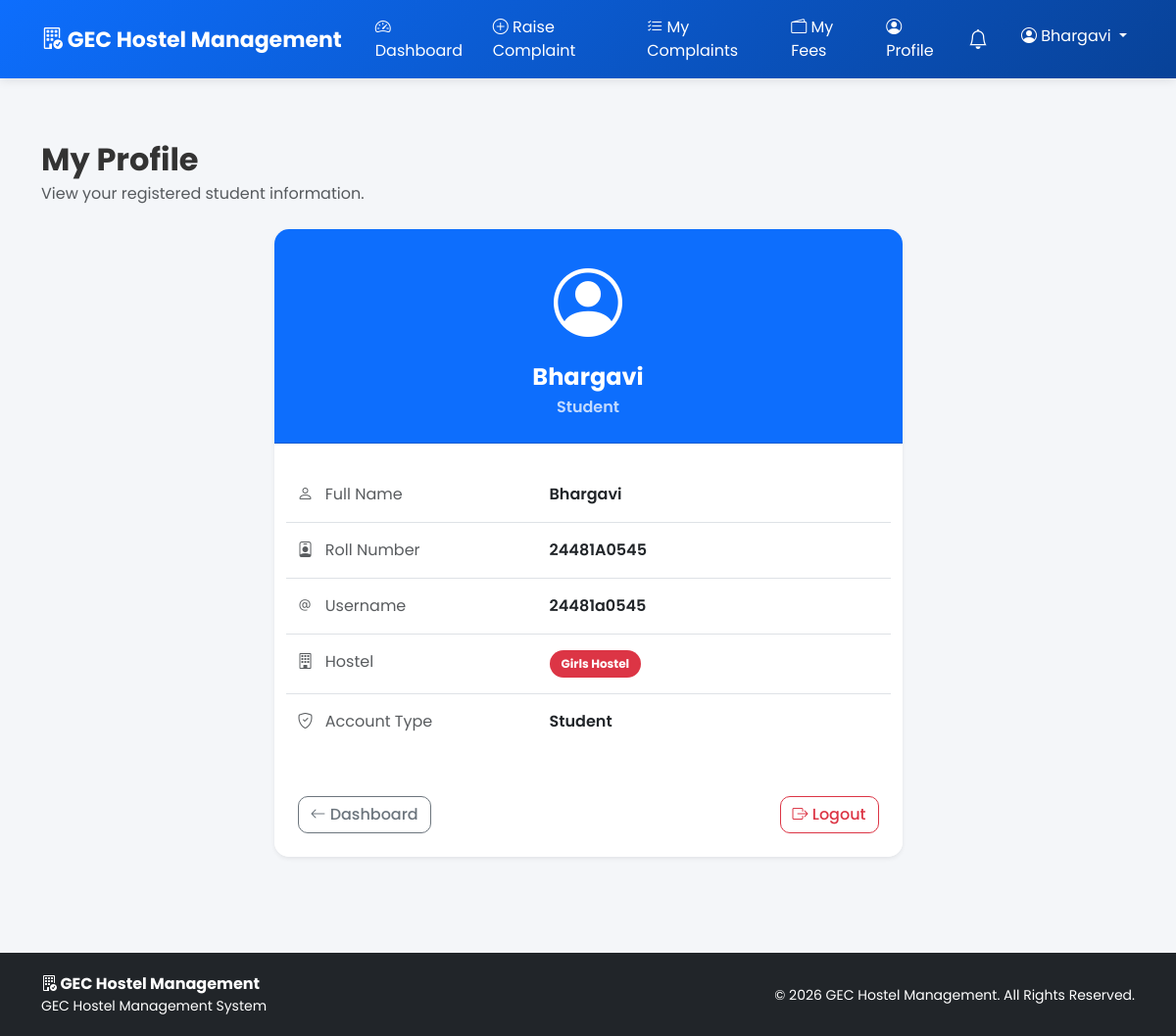
The page /student/profile (signed in) on the database its author committed.
### tables this page shows
CREATE TABLE users (
            id INTEGER PRIMARY KEY AUTOINCREMENT,
            roll_number TEXT UNIQUE,
            username TEXT UNIQUE NOT NULL,
            password TEXT NOT NULL,
            name TEXT NOT NULL,
            role TEXT NOT NULL,
            hostel_type TEXT
        , created_at TEXT, account_status
            TEXT NOT NULL DEFAULT 'approved', email
            TEXT, room_preference
            TEXT, room_type
            TEXT, room_number
            TEXT);

### app.py (the view)
@app.route("/student/profile")
def student_profile():
    if not role_required("student"):
        return redirect(url_for("login"))
    conn = get_db()
    user = conn.execute("""
        SELECT *
        FROM users
        WHERE id = ?
    """, (
        session["user_id"],
    )).fetchone()
    conn.close()
    return render_template(
        "student/profile.html",
        user=user
    )

### app.py (called while the page is built)
def get_db():
    conn = sqlite3.connect(
        DATABASE,
        timeout=30,
        check_same_thread=False
    )
    conn.row_factory = sqlite3.Row
    try:
        conn.execute("PRAGMA busy_timeout = 30000")
        conn.execute("PRAGMA journal_mode = WAL")
        conn.execute("PRAGMA foreign_keys = ON")
    except sqlite3.Error:
        pass
    return conn

def role_required(*roles):
    if "user_id" not in session:
        return False
    return session.get("role") in roles

### templates/student/profile.html (shortened to what this page needs)
{% extends "base.html" %}
{% block content %}
<div class="container py-5">
    <div class="mb-4">
        <h2 class="fw-bold mb-1">My Profile</h2>
        <p class="text-muted mb-0">
            View your registered student information.
        </p>
    </div>
    <div class="row justify-content-center">
        <div class="col-lg-7">
            <div class="card border-0 shadow-sm">
                <div class="card-header bg-primary text-white text-center py-4">
                    <div class="mb-2">
                        <i class="bi bi-person-circle"
                           style="font-size: 70px;"></i>
                    </div>
                    <h4 class="fw-bold mb-1">
                        {{ user['name'] }}
                    </h4>
                    <p class="mb-0 opacity-75">
                        Student
                    </p>
                </div>
                <div class="card-body p-4">
                    <div class="row py-3 border-bottom">
                        <div class="col-sm-5 text-muted">
                            <i class="bi bi-person me-2"></i>
                            Full Name
                        </div>
                        <div class="col-sm-7 fw-semibold">
                            {{ user['name'] }}
                        </div>
                    </div>
                    <div class="row py-3 border-bottom">
                        <div class="col-sm-5 text-muted">
                            <i class="bi bi-person-badge me-2"></i>
                            Roll Number
                        </div>
                        <div class="col-sm-7 fw-semibold">
                            {{ user['roll_number'] }}
                        </div>
                    </div>
                    <div class="row py-3 border-bottom">
                        <div class="col-sm-5 text-muted">
                            <i class="bi bi-at me-2"></i>
                            Username
                        </div>
                        <div class="col-sm-7 fw-semibold">
                            {{ user['username'] }}
                        </div>
                    </div>
                    <div class="row py-3 border-bottom">
                        <div class="col-sm-5 text-muted">
                            <i class="bi bi-building me-2"></i>
                            Hostel
                        </div>
                        <div class="col-sm-7 fw-semibold">
                            {% if user['hostel_type'] == 'Boys' %}
                                <span class="badge bg-primary">
                                    Boys Hostel
                                </span>
                            {% else %}
                                <span class="badge bg-danger">
                                    Girls Hostel
                                </span>
                            {% endif %}
                        </div>
                    </div>
                    <div class="row py-3">
                        <div class="col-sm-5 text-muted">
                            <i class="bi bi-shield-check me-2"></i>
                            Account Type
                        </div>
                        <div class="col-sm-7 fw-semibold">
                            Student
                        </div>
                    </div>
                </div>
                <div class="card-footer bg-white border-0 p-4">
                    <div class="d-flex justify-content-between">
                        <a href="{{ url_for('student_dashboard') }}"
                           class="btn btn-outline-secondary">
                            <i class="bi bi-arrow-left"></i>
                            Dashboard
                        </a>
                        <a href="{{ url_for('logout') }}"
                           class="btn btn-outline-danger">
                            <i class="bi bi-box-arrow-right"></i>
                            Logout
                        </a>
                    </div>
                </div>
            </div>
        </div>
    </div>
</div>
{% endblock %}

### templates/base.html (shortened to what this page needs)
<!DOCTYPE html>
<html lang="en">
<head>
    <link href="https://cdn.jsdelivr.net/npm/bootstrap@5.3.3/dist/css/bootstrap.min.css"
          rel="stylesheet">
    <link href="https://cdn.jsdelivr.net/npm/bootstrap-icons@1.11.3/font/bootstrap-icons.css"
          rel="stylesheet">
    <link rel="stylesheet"
          href="{{ url_for('static', filename='css/style.css') }}">
</head>
<body>
<nav class="navbar navbar-expand-lg navbar-dark sticky-top">
    <div class="container">
        <a class="navbar-brand fw-bold"
           href="{{ url_for('index') }}">
            <i class="bi bi-building-check"></i>
            GEC Hostel Management
        </a>
        <div class="collapse navbar-collapse"
             id="mainNavbar">
            <ul class="navbar-nav me-auto mb-2 mb-lg-0">
                {% if session.get('role') == 'student' %}
                    <li class="nav-item">
                        <a class="nav-link"
                           href="{{ url_for('student_dashboard') }}">
                            <i class="bi bi-speedometer2"></i>
                            Dashboard
                        </a>
                    </li>
                    <li class="nav-item">
                        <a class="nav-link"
                           href="{{ url_for('raise_complaint') }}">
                            <i class="bi bi-plus-circle"></i>
                            Raise Complaint
                        </a>
                    </li>
                    <li class="nav-item">
                        <a class="nav-link"
                           href="{{ url_for('student_complaints') }}">
                            <i class="bi bi-list-check"></i>
                            My Complaints
                        </a>
                    </li>
                    <li class="nav-item">
                        <a class="nav-link" href="{{ url_for('student_fees') }}"><i class="bi bi-wallet2"></i> My Fees</a>
                    </li>
                    <li class="nav-item">
                        <a class="nav-link"
                           href="{{ url_for('student_profile') }}">
                            <i class="bi bi-person-circle"></i>
                            Profile
                        </a>
                    </li>
                {% endif %}
            </ul>
            <ul class="navbar-nav">
                {% if session.get('user_id') %}
                    <li class="nav-item dropdown me-2">
                        <a class="nav-link position-relative" href="#" role="button" data-bs-toggle="dropdown" aria-expanded="false" title="Notifications">
                            <i class="bi bi-bell fs-5"></i>
                        </a>
                    </li>
                    <li class="nav-item dropdown">
                        <a class="nav-link dropdown-toggle"
                           href="#"
                           role="button"
                           data-bs-toggle="dropdown">
                            <i class="bi bi-person-circle"></i>
                            {{ session.get('name', 'User') }}
                        </a>
                    </li>
                {% endif %}
            </ul>
        </div>
    </div>
</nav>
<main>
    {% block content %}
    {% endblock %}
</main>
<footer class="footer">
    <div class="container">
        <div class="row align-items-center">
            <div class="col-md-6 text-md-start text-center">
                <strong>
                    <i class="bi bi-building-check"></i>
                    GEC Hostel Management
                </strong>
                <p class="mb-0 small">
                    GEC Hostel Management System
                </p>
            </div>
            <div class="col-md-6 text-md-end text-center mt-3 mt-md-0">
                <small>
                    © 2026 GEC Hostel Management.
                    All Rights Reserved.
                </small>
            </div>
        </div>
    </div>
</footer>
</body>
</html>

### static/css/style.css (style rules this page uses)
* { margin:0; padding:0; box-sizing:border-box; }
body { font-family:'Poppins',sans-serif; background:#f4f6f9; color:#333; min-height:100vh; }
.navbar { background:linear-gradient(135deg,#0d6efd,#084298); box-shadow:0 2px 10px rgba(0,0,0,0.1); }
.navbar-brand { font-weight:700; font-size:22px; }
.nav-link { color:white !important; margin-left:10px; transition:0.3s; }
.card { border:none; border-radius:15px; overflow:hidden; transition:0.3s; }
.card-header { font-weight:600; }
.btn { border-radius:10px; font-weight:500; }
.badge { padding:8px 12px; border-radius:20px; font-size:12px; }
.footer { background:#212529; color:white; text-align:center; padding:20px; margin-top:50px; }

### rows shown on the page
users: get "Bhargavi", name "Bhargavi", roll_number "24481A0545", username "24481a0545"
